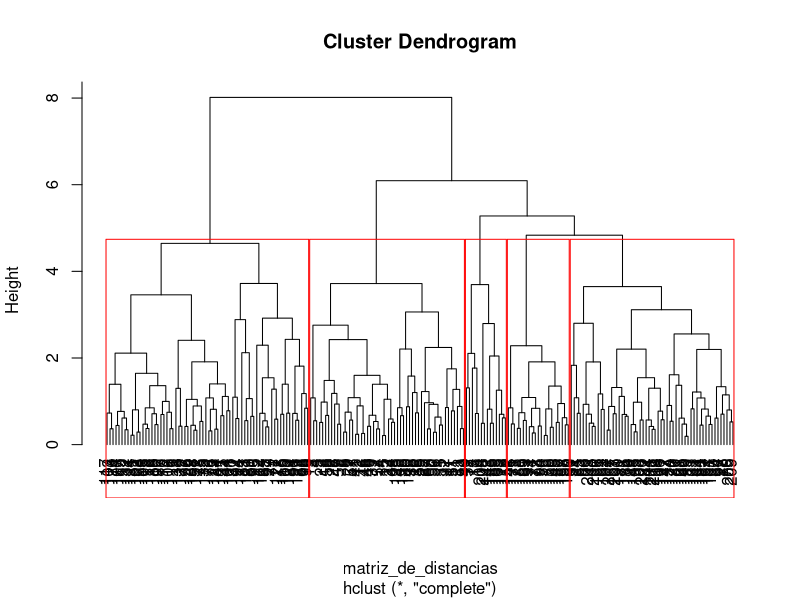
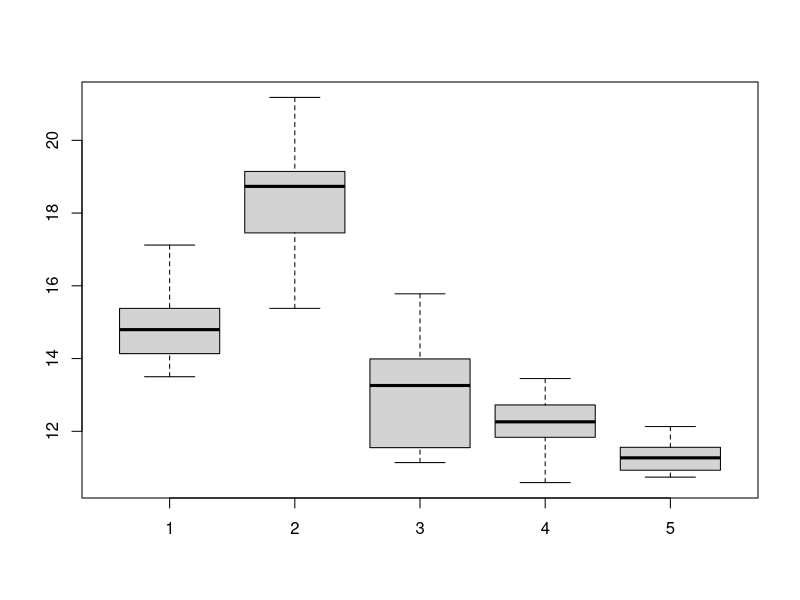
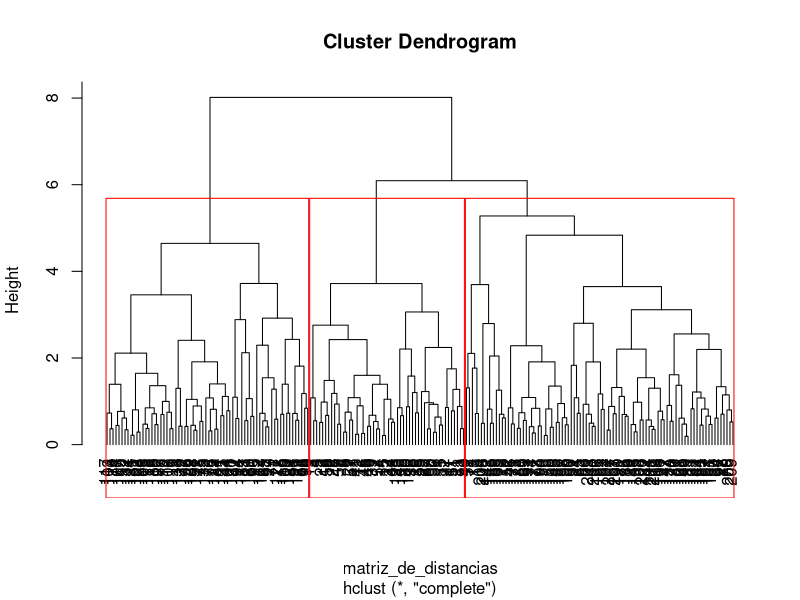
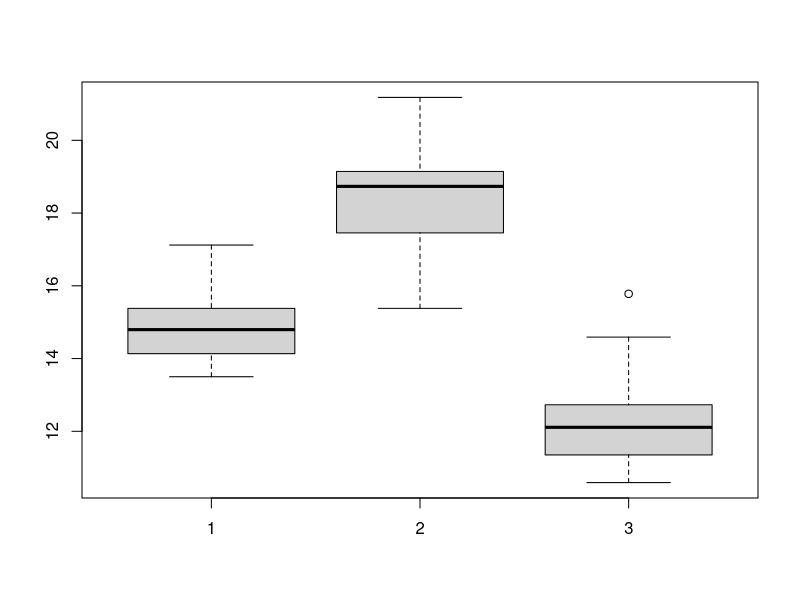

Source code (R) for these figures, in order:
library(stringr)

dados <- read.table("semente.txt", header = TRUE, sep = ",")
str(dados)
dados$V1 <- str_replace_all(dados$V1, "mm2", "")
dados$V1 <- as.numeric(dados$V1)
str(dados)

dados_padronizados <- scale(dados)
matriz_de_distancias <- dist(dados_padronizados, method = "euclidean")
matriz_de_distancias

modelo_hierarquico <- hclust(matriz_de_distancias, method = "complete")
plot(modelo_hierarquico, hang = -1)
rect.hclust(modelo_hierarquico, k = 5, border = "red")


grupos <- cutree(modelo_hierarquico, k = 5)

aglomerado1 <- dados[grupos == 1, ]
aglomerado2 <- dados[grupos == 2, ]
aglomerado3 <- dados[grupos == 3, ]
aglomerado4 <- dados[grupos == 4, ]
aglomerado5 <- dados[grupos == 5, ]

boxplot(aglomerado1$V1,
        aglomerado2$V1,
        aglomerado3$V1,
        aglomerado4$V1,
        aglomerado5$V1)

plot(modelo_hierarquico, hang = -1)
rect.hclust(modelo_hierarquico, k = 3, border = "red")


grupos2 <- cutree(modelo_hierarquico, k = 3)

aglomerado1.1 <- dados[grupos2 == 1, ]
aglomerado2.1 <- dados[grupos2 == 2, ]
aglomerado3.1 <- dados[grupos2 == 3, ]

boxplot(aglomerado1.1$V1,
        aglomerado2.1$V1,
        aglomerado3.1$V1)

#Inicialmente escolhi 5 aglomerados mais na intuição ,olhando o dendograma,
#mas depois de plotar os boxplots, percebi que se eu escolhesse menos aglomerados
#talvez teria uma melhor distribuição, e de fato, com 3 aglomerados, os boxplots 
#de algumas variaveis como V1 ficaram melhor definidas dentro de cada aglomerado.